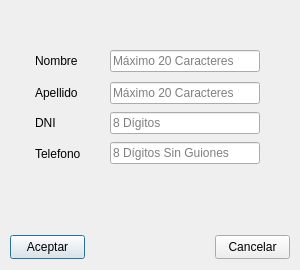
<?xml version="1.0" encoding="UTF-8"?>
<ui version="4.0">
 <class>Form_Alta_Paseador</class>
 <widget class="QDialog" name="Form_Alta_Paseador">
  <property name="windowModality">
   <enum>Qt::NonModal</enum>
  </property>
  <property name="geometry">
   <rect>
    <x>0</x>
    <y>0</y>
    <width>300</width>
    <height>270</height>
   </rect>
  </property>
  <property name="minimumSize">
   <size>
    <width>300</width>
    <height>270</height>
   </size>
  </property>
  <property name="maximumSize">
   <size>
    <width>300</width>
    <height>270</height>
   </size>
  </property>
  <property name="windowTitle">
   <string>Paseadores - Alta</string>
  </property>
  <property name="modal">
   <bool>false</bool>
  </property>
  <widget class="QLineEdit" name="lineEdit_Apellido">
   <property name="geometry">
    <rect>
     <x>110</x>
     <y>82</y>
     <width>150</width>
     <height>22</height>
    </rect>
   </property>
   <property name="placeholderText">
    <string>Máximo 20 Caracteres</string>
   </property>
  </widget>
  <widget class="QLineEdit" name="lineEdit_DNI">
   <property name="geometry">
    <rect>
     <x>110</x>
     <y>112</y>
     <width>150</width>
     <height>22</height>
    </rect>
   </property>
   <property name="placeholderText">
    <string>8 Dígitos</string>
   </property>
  </widget>
  <widget class="QPushButton" name="pb_Aceptar">
   <property name="geometry">
    <rect>
     <x>10</x>
     <y>235</y>
     <width>75</width>
     <height>24</height>
    </rect>
   </property>
   <property name="text">
    <string>Aceptar</string>
   </property>
  </widget>
  <widget class="QLabel" name="label_Apellido">
   <property name="geometry">
    <rect>
     <x>35</x>
     <y>85</y>
     <width>46</width>
     <height>15</height>
    </rect>
   </property>
   <property name="text">
    <string>Apellido</string>
   </property>
  </widget>
  <widget class="QPushButton" name="pb_Cancelar">
   <property name="geometry">
    <rect>
     <x>215</x>
     <y>235</y>
     <width>75</width>
     <height>24</height>
    </rect>
   </property>
   <property name="text">
    <string>Cancelar</string>
   </property>
  </widget>
  <widget class="QLabel" name="label_Telefono">
   <property name="geometry">
    <rect>
     <x>35</x>
     <y>146</y>
     <width>46</width>
     <height>15</height>
    </rect>
   </property>
   <property name="text">
    <string>Telefono</string>
   </property>
  </widget>
  <widget class="QLineEdit" name="lineEdit_Telefono">
   <property name="geometry">
    <rect>
     <x>110</x>
     <y>142</y>
     <width>150</width>
     <height>22</height>
    </rect>
   </property>
   <property name="placeholderText">
    <string>8 Dígitos Sin Guiones</string>
   </property>
  </widget>
  <widget class="QLabel" name="label_Nombre">
   <property name="geometry">
    <rect>
     <x>35</x>
     <y>53</y>
     <width>46</width>
     <height>15</height>
    </rect>
   </property>
   <property name="text">
    <string>Nombre</string>
   </property>
  </widget>
  <widget class="QLabel" name="label_DNI">
   <property name="geometry">
    <rect>
     <x>35</x>
     <y>115</y>
     <width>46</width>
     <height>15</height>
    </rect>
   </property>
   <property name="text">
    <string>DNI</string>
   </property>
  </widget>
  <widget class="QLineEdit" name="lineEdit_Nombre">
   <property name="geometry">
    <rect>
     <x>110</x>
     <y>50</y>
     <width>150</width>
     <height>22</height>
    </rect>
   </property>
   <property name="placeholderText">
    <string>Máximo 20 Caracteres</string>
   </property>
  </widget>
 </widget>
 <tabstops>
  <tabstop>lineEdit_Nombre</tabstop>
  <tabstop>lineEdit_Apellido</tabstop>
  <tabstop>lineEdit_DNI</tabstop>
  <tabstop>lineEdit_Telefono</tabstop>
  <tabstop>pb_Aceptar</tabstop>
  <tabstop>pb_Cancelar</tabstop>
 </tabstops>
 <resources/>
 <connections>
  <connection>
   <sender>pb_Cancelar</sender>
   <signal>clicked()</signal>
   <receiver>Form_Alta_Paseador</receiver>
   <slot>close()</slot>
   <hints>
    <hint type="sourcelabel">
     <x>307</x>
     <y>271</y>
    </hint>
    <hint type="destinationlabel">
     <x>174</x>
     <y>144</y>
    </hint>
   </hints>
  </connection>
 </connections>
</ui>
